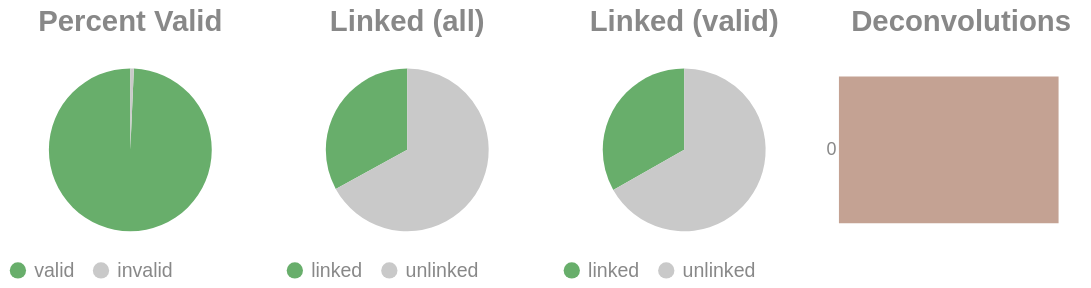

Write notebook code for a chart like this one.
### Code cell
if SKIPLR:
    pass
else:
    clash = Counter()
    for i in valids['molecule'].to_list():
        _mol = i.split("-")
        if len(_mol) == 1:
            clash.update('0')
        else:
            clash.update(_mol[-1])

    _d = {"deconvolutions": [], 'count': []}
    for k,v in clash.items():
        _d['deconvolutions'].append(k)
        _d['count'].append(v)

    tot_valid = valids['reads'].sum()
    mask = valids['reads'] >= 2
    n_linked_reads = valids.filter(mask)['reads'].sum()
    if n_linked_reads == 0:
        print_html("No linked molecules (>=2 reads) were detected; skipping linked-only distributions.")
        SKIPLR = True
    else:
        perc_valid = round(tot_valid / n_reads, 4)
        linked_perc_abs = round(n_linked_reads / n_reads, 4)
        linked_perc = round(n_linked_reads / tot_valid, 4)

    _valid = pl.DataFrame({"valids": ['valid', 'invalid'], "count": [tot_valid, n_reads - tot_valid]})
    _linked_abs = pl.DataFrame({"linked (absolute)": ['linked', 'unlinked'], "count": [n_linked_reads, n_reads - n_linked_reads]})
    _linked_rel = pl.DataFrame({"linked (valids)": ['linked', 'unlinked'], "count": [n_linked_reads, tot_valid - n_linked_reads]})

    (
        alt.hconcat(
            piechart(_valid, goodval = 'valid', title = "Percent Valid"),
            piechart(_linked_abs, goodval = "linked", title =  "Linked (all)"),
            piechart(_linked_rel, goodval = "linked", title =  "Linked (valid)"),
            convolutionbar(pl.DataFrame(_d), title = "Deconvolutions"),
            center = True,
            bounds = 'flush'
        )
        .resolve_scale(color='independent')
        .resolve_legend('independent')
        .properties(usermeta={'embedOptions': {"actions": False}})
    ).display()

### Figure 1 — Vega-Lite specification as saved in the notebook (floating-point values rounded to 4 significant figures)
{"width": "container", "height": 400, "config": {"title": {"anchor": "start", "dy": -15, "fontSize": 18, "color": "#888888", "subtitleColor": "#888888", "subtitleFontSize": 14}, "arc": {"fill": "#0072B2"}, "axis": {"domainColor": "#888888", "domainWidth": 0.5, "gridWidth": 0.2, "grid": false, "titleFontWeight": 400, "titleFontSize": 15, "labelFontSize": 11, "labelColor": "#888888", "tickColor": "#888888", "tickWidth": 0.2, "titleColor": "#888888"}, "axisBand": {"grid": false}, "axisX": {"grid": true, "tickSize": 10, "domainCap": "round"}, "axisY": {"domain": false, "grid": true, "tickSize": 0, "domainCap": "round"}, "background": "transparent", "header": {"labelFontSize": 15, "labelColor": "#888888", "titleFontSize": 15, "titleFontWeight": 600, "titleColor": "#888888"}, "legend": {"labelFont": "sans-serif", "labelFontSize": 12, "labelColor": "#888888", "symbolSize": 100, "symbolType": "circle", "titleFontSize": 12, "titlePadding": 10, "titleColor": "#888888", "title": null}, "range": {"category": ["#E69F00", "#56B4E9", "#009E73", "#F0E442", "#0072B2", "#D55E00", "#CC79A7", "#000000"], "diverging": ["#cfe8f3", "#a2d4ec", "#73bfe2", "#46abdb", "#1696d2", "#12719e"]}, "area": {"fill": "#0072B2", "fillOpacity": 0.7, "line": true, "strokeOpacity": 0.7}, "line": {"color": "#0072B2", "stroke": "#0072B2", "strokeWidth": 2}, "trail": {"color": "#0072B2", "stroke": "#0072B2", "strokeWidth": 0, "size": 1}, "point": {"filled": true, "fillOpacity": 1.0, "size": 95}, "text": {"color": "#888888", "fontSize": 11, "align": "right", "fontWeight": 400, "size": 11}, "bar": {"fill": "#0072B2", "stroke": null}, "view": {"stroke": null, "continuousWidth": 660, "continuousHeight": 400}}, "hconcat": [{"data": {"name": "data-24f396d3c7acb62cccd5acb3dcc9cc26"}, "mark": {"type": "arc"}, "encoding": {"color": {"field": "valids", "legend": {"orient": "bottom", "title": null}, "scale": {"domain": ["valid", "invalid"], "range": ["#68ae6b", "#C9C9C9"]}, "title": "Valids", "type": "nominal"}, "theta": {"field": "count", "type": "quantitative"}, "tooltip": [{"field": "valids", "title": "Valids", "type": "ordinal"}, {"field": "percent", "format": ".2%", "title": "Percent", "type": "quantitative"}, {"field": "count", "title": "Count", "type": "quantitative"}]}, "height": 100, "title": {"text": "Percent Valid", "align": "center", "anchor": "middle"}, "transform": [{"calculate": "datum.count / 10104994", "as": "percent"}], "width": 150}, {"data": {"name": "data-3d2a0265b154d185aadcf1e25f07e147"}, "mark": {"type": "arc"}, "encoding": {"color": {"field": "linked (absolute)", "legend": {"orient": "bottom", "title": null}, "scale": {"domain": ["linked", "unlinked"], "range": ["#68ae6b", "#C9C9C9"]}, "title": "Linked (Absolute)", "type": "nominal"}, "theta": {"field": "count", "type": "quantitative"}, "tooltip": [{"field": "linked (absolute)", "title": "Linked (Absolute)", "type": "ordinal"}, {"field": "percent", "format": ".2%", "title": "Percent", "type": "quantitative"}, {"field": "count", "title": "Count", "type": "quantitative"}]}, "height": 100, "title": {"text": "Linked (all)", "align": "center", "anchor": "middle"}, "transform": [{"calculate": "datum.count / 10104994", "as": "percent"}], "width": 150}, {"data": {"name": "data-0b75bef44fae4525ad896d9d65bfd67f"}, "mark": {"type": "arc"}, "encoding": {"color": {"field": "linked (valids)", "legend": {"orient": "bottom", "title": null}, "scale": {"domain": ["linked", "unlinked"], "range": ["#68ae6b", "#C9C9C9"]}, "title": "Linked (Valids)", "type": "nominal"}, "theta": {"field": "count", "type": "quantitative"}, "tooltip": [{"field": "linked (valids)", "title": "Linked (Valids)", "type": "ordinal"}, {"field": "percent", "format": ".2%", "title": "Percent", "type": "quantitative"}, {"field": "count", "title": "Count", "type": "quantitative"}]}, "height": 100, "title": {"text": "Linked (valid)", "align": "center", "anchor": "middle"}, "transform": [{"calculate": "datum.count / 10034498", "as": "percent"}], "width": 150}, {"data": {"name": "data-da046315541e7502515795d3da8c6eec"}, "mark": {"type": "bar"}, "encoding": {"color": {"field": "deconvolutions", "legend": null, "scale": {"scheme": "lightgreyred"}, "type": "nominal"}, "tooltip": [{"field": "deconvolutions", "title": "Deconvolutions", "type": "ordinal"}, {"field": "percent", "format": ".2%", "title": "Percent", "type": "quantitative"}, {"field": "count", "title": "Count", "type": "quantitative"}], "x": {"axis": null, "field": "count", "type": "quantitative"}, "y": {"field": "deconvolutions", "sort": "ascending", "title": null, "type": "nominal"}}, "height": 100, "title": {"text": "Deconvolutions", "align": "center", "anchor": "middle"}, "transform": [{"calculate": "datum.count / 8089908", "as": "percent"}], "width": 150}], "bounds": "flush", "center": true, "resolve": {"legend": {"angle": "independent"}, "scale": {"color": "independent"}}, "usermeta": {"embedOptions": {"actions": false}}, "$schema": "https://vega.github.io/schema/vega-lite/v6.1.0.json", "datasets": {"data-24f396d3c7acb62cccd5acb3dcc9cc26": [{"valids": "valid", "count": 10034498}, {"valids": "invalid", "count": 70496}], "data-3d2a0265b154d185aadcf1e25f07e147": [{"linked (absolute)": "linked", "count": 3329826}, {"linked (absolute)": "unlinked", "count": 6775168}], "data-0b75bef44fae4525ad896d9d65bfd67f": [{"linked (valids)": "linked", "count": 3329826}, {"linked (valids)": "unlinked", "count": 6704672}], "data-da046315541e7502515795d3da8c6eec": [{"deconvolutions": "0", "count": 8089908}]}}
